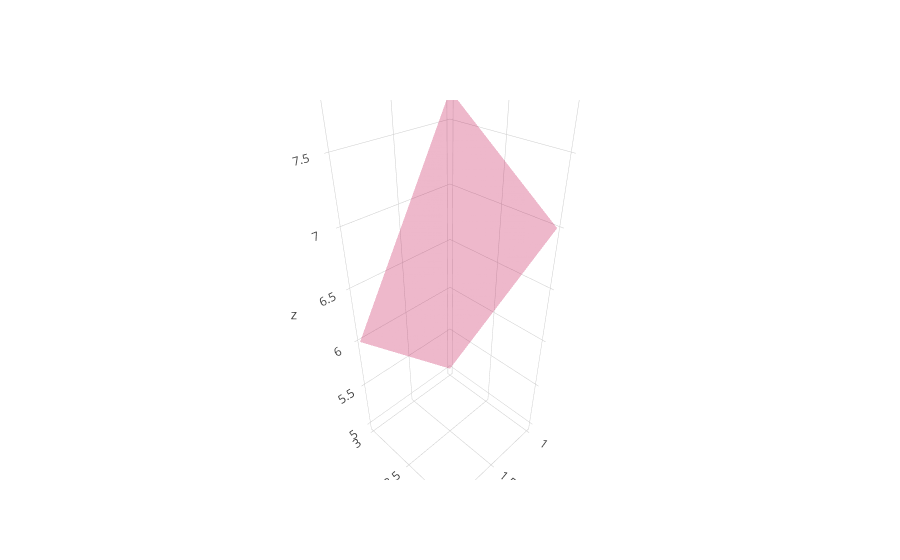

Notebook cell for this chart:
### Markdown cell above
### To plot plan with only 4 angle data

### Code cell
trace = go.Mesh3d(x=[1,2,1,2],
                   y=[3,3,4,4],
                   z=[5,6,7,8],
                   opacity=0.5,
                   color='rgba(244,22,100,0.6)'
                  )
data=[trace]
iplot(data)

### Figure 1 — Plotly figure (JSON) as saved in the notebook; plotly's stock layout.template omitted (floating-point values rounded to 4 significant figures)
{"data": [{"color": "rgba(244,22,100,0.6)", "opacity": 0.5, "type": "mesh3d", "x": [1, 2, 1, 2], "y": [3, 3, 4, 4], "z": [5, 6, 7, 8]}], "layout": {}}
